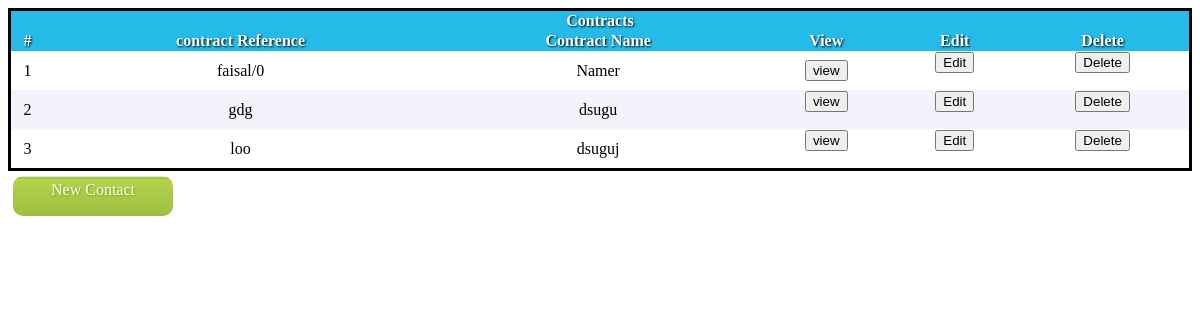
Screenshot of /contractwizard.php with the database file from the repository.
### tables this page shows
CREATE TABLE IF NOT EXISTS `contract` (
  `id` varchar(10) NOT NULL,
  `name` varchar(25) DEFAULT NULL,
  `description` varchar(255) DEFAULT NULL,
  PRIMARY KEY (`id`)
);

### contractwizard.php (the view, shortened to what this page needs)
<html>
<head>
</head>
<body>
<form action="<?php echo $_SERVER['PHP_SELF']; ?>" method="post">
<table id='table1'>
<tr ><th colspan='6'>Contracts</th></tr>
<tr><th> # </th><th>contract Reference</th><th>Contract Name</th><th>View</th><th>Edit</th><th>Delete</th></tr>
<?php
$query="SELECT * FROM `contract`";
if($query_run=mysql_query($query))
{
$query_num_rows=mysql_num_rows($query_run);
for($i=0;$i<$query_num_rows;$i++)
{
$cont_id=mysql_result($query_run,$i,'id');
$wishID= $cont_id;
$cont_name=mysql_result($query_run,$i,'name');
$cont_description=mysql_result($query_run,$i,'description');
echo "<tr><td>".($i+1)."</td><td>".$cont_id."</td><td>".$cont_name."</td>";
echo "<td><form name='viewWish' action='mainpage2.php?main=contractwizard' method='POST'>
            <input type='hidden' name='ContractViewer' value=".$wishID."/>
            <input type='submit' name='viewWish' value='view' />
        </form>
</td>";
echo "<td>
<form action='mainpage2.php?main=editcontract' method='POST'>
            <input type='hidden' name='contractreference' value='".$wishID."'/>
			<input type='hidden' name='cont_name' value='".$cont_name."'/>
			<input type='hidden' name='cont_description' value='".$cont_description."'/>
            <input type='submit' name='editWish' value='Edit' />
        </form>
</td>";
echo "<td>
<form name='deleteWish' action='#' method='POST'>".
           " <input type='submit' name='deleteWish' value='Delete' />".
       " </form>
</td>";
echo "</tr>";
}
}
?>
</table>
<a id="workerLink" href="mainpage2.php?main=addcontract" >New Contact</a>
</form>
</body>
</html>

### contractwizard.php (style rules this page uses)
#workerLink { background:url(images/but1.jpg) repeat-x; text-decoration:none; width:150px; height:30px; font:28px cursive bold ; display: block; color:#FFFFFF; text-shadow:1px 1px 2px #77A200; border-radius:10px; text-align:center; padding:5px; margin:5px; }
#table1 { width: 100%; border: 3px black solid; border-collapse: collapse; ;text-align:center; }
tr:nth-of-type(odd) { background-color: #fff;text-align:center; }
tr:nth-of-type(even) { background-color: #F4F2FB; }
th { background-color: #25BBE8; color:#FFFFFF; text-shadow:1px 1px 2px #000; font:18px cursive bold ; }

### rows the page displays
contract: id "faisal/0", name "Namer"
contract: id "gdg", name "dsugu"
contract: id "loo", name "dsuguj"
